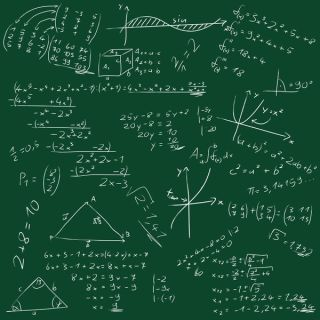
#> input picture src/xYiTisbsp2HZPVupAZoNYQ-320-80.jpg, 320 x 320 px, found by its file name
$ python ThumbnailGenerator.py
#> lines starting #> are read from the running program, lines starting #| are printed output that depends on the picture; after the words box and inside, x2 and y2 are one past the last pixel; in counts of white or black regions, pixels touching at a corner belong together

import numpy as np
import imageio
import cv2
import scipy.ndimage


img="xYiTisbsp2HZPVupAZoNYQ-320-80.jpg"

def grayscale(rgb):
    return np.dot(rgb[...,:3],[0.299,0.587,0.114])

def dodge(front,back):
    result=front*255/(255-back)
    result[result>255]=255
    result[back==255]=255
    return result.astype('uint8')

s=imageio.imread(img)
#> s is the input picture: shape (320, 320, 3); mean R, G, B 22.4, 75.9, 50.7
g=grayscale(s)
#> in grayscale, `return np.dot(rgb[...,:3],[0.299,0.587,0.114])`:
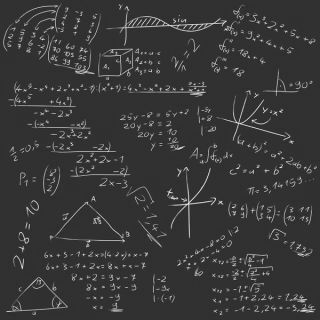
#> returned value: shape (320, 320) float64; min 21.68, max 245.7, mean 57.1
i=255-g
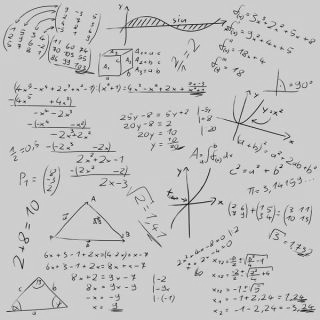
#> i: shape (320, 320) float64; min 9.28, max 233.3, mean 197.9

b=scipy.ndimage.filters.gaussian_filter(i,sigma=10)
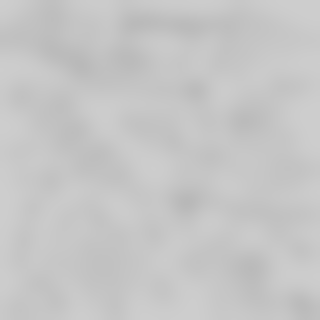
#> b: shape (320, 320) float64; min 184.5, max 205.8, mean 197.9
r=dodge(b,g)
#> in dodge, `result=front*255/(255-back)`:
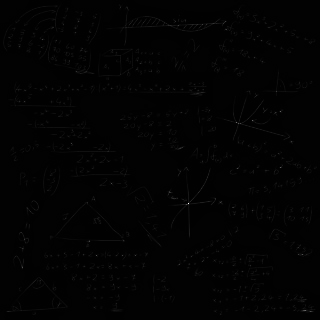
#> result: shape (320, 320) float64; min 209, max 5073.9, mean 262.3; drawn with min black and max white
#> in dodge, `result[result>255]=255`:
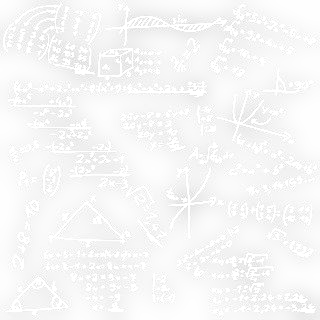
#> result: shape (320, 320) float64; 16.03% of pixels changed, all inside (x1, y1, x2, y2) = (0, 0, 320, 320)
